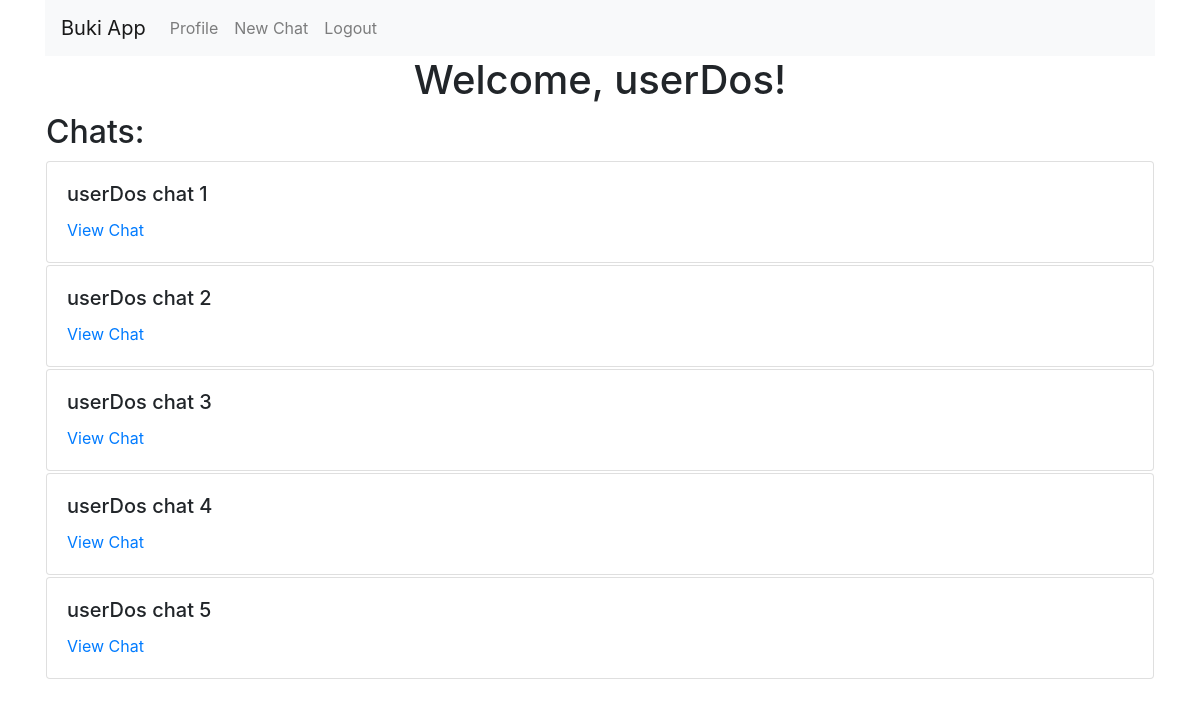
The app's page /profile (signed in), older data.
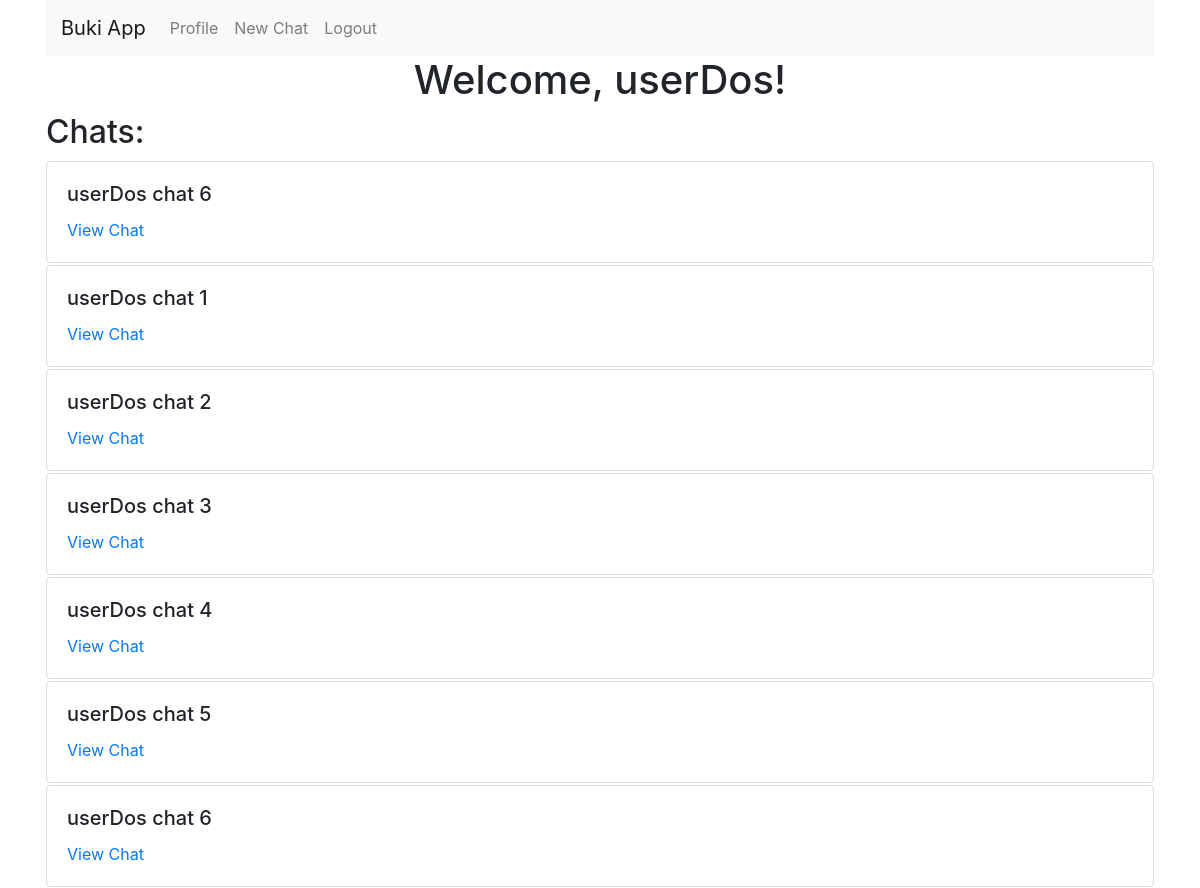
The same page, newer data.
### buki_app/models/users.py (models this page shows, shortened)
class User(UserMixin, db.Model):
    __tablename__='users'
    id = db.Column(db.Integer, primary_key=True)
    username = db.Column(db.String(32), unique=True)
    password = db.Column(db.String(100))
    displayname = db.Column(db.String(100))
    biotext = db.Column(db.Text)
    created_at = db.Column(db.DateTime)
    chats = relationship("Chat",primaryjoin="or_(User.id==Chat.user_a_id, User.id==Chat.user_b_id)",
                         order_by="desc(buki_app.models.chats.Chat.last_update)")

### buki_app/models/chats.py (models this page shows, shortened)
class Chat(db.Model):
    __tablename__ = 'chats'
    id = db.Column(db.Integer, primary_key=True)
    created_by = db.Column(db.String(32))
    created_at = db.Column(db.DateTime)
    last_update = db.Column(db.DateTime)
    user_a_id = db.Column(db.Integer, db.ForeignKey('users.id'))
    user_b_id = db.Column(db.Integer, db.ForeignKey('users.id'))
    messages = relationship("Message",
                            order_by=Message.timestamp)
    def __repr__(self):
       return '<Chat id:{} User A:{} User B:{}'.format(self.id, self.user_a_id, self.user_b_id)

### buki_app/views/views.py (the view)
@app.route('/profile')
def profile():
    if not session.get('logged_in'):
        return redirect(url_for('welcome'))
    chats = Chat.query.filter_by(user_a_id=current_user.id).all()
    chatsTwo = Chat.query.filter_by(user_b_id=current_user.id).all()
    print(chats)
    chats= chats+chatsTwo
    return render_template('profile.html',
                           name=current_user.username,
                           chats=chats)

### buki_app/__init__.py (called while the page is built)
@login_manager.user_loader
def load_user(user_id):
	return User.query.get(int(user_id))

### buki_app/templates/profile.html
{% extends "layout.html" %}
{% block body %}
<h1 style="text-align: center;">Welcome, {{name}}!</h1>
<table style="width:100%">
	<tr>
		<th>
			<h2> Chats: </h2>
		</th>
	</tr>
		{% for chat in chats %}
		<tr>
		<td>
    	<div class="card">
        	<div class="card-body">
            	<h5 class="card-title">{{ name }} chat {{chat.id}}</h5>
				<a href="{{ url_for('show_chat', username=name,id=chat.id) }}" class="card-link">View Chat</a>
        	</div>
    	</div>
		</td>
		</tr>
		{% else %}
		<tr>
    		<td>No Chats</td>
		</tr>
		{% endfor %}
</table>
{% endblock %}

### buki_app/templates/layout.html (shortened to what this page needs)
<!doctype html>
<link rel="stylesheet" href="https://maxcdn.bootstrapcdn.com/bootstrap/4.0.0/css/bootstrap.min.css">
<div class="container">
    <nav class="navbar navbar-expand-lg navbar-light bg-light">
        <a class="navbar-brand" href="/">Buki App</a>
        <div class="collapse navbar-collapse" id="navbarNav">
            <ul class="nav navbar-nav navbar-right">
				{% if not current_user.is_authenticated %}
                <li class="nav-item">
                    <a class="nav-link" href="{{ url_for('login') }}">Login</a>
                </li>
				<li class="nav-item">
                    <a class="nav-link" href="{{ url_for('signup') }}">Sign Up</a>
                </li>
				{% else %}
				<li class="nav-item">
					<a class="nav-link" href="{{url_for('profile')}}">Profile</a>
				</li>
				<li class="nav-item">
    				<a class="nav-link" href="{{ url_for('new_chat', username=name) }}">New Chat</a>
				</li>
                <li class="nav-item">
                    <a class="nav-link" href="{{ url_for('logout') }}">Logout</a>
                </li>
				{% endif %}
            </ul>
        </div>
    </nav>
    <div class="blog-body">
        {% block body %}{% endblock %}
    </div>
</div>

Row changes from the older to the newer data that the page shows:
added Chat: {{ name }} "userDos", id "6"
